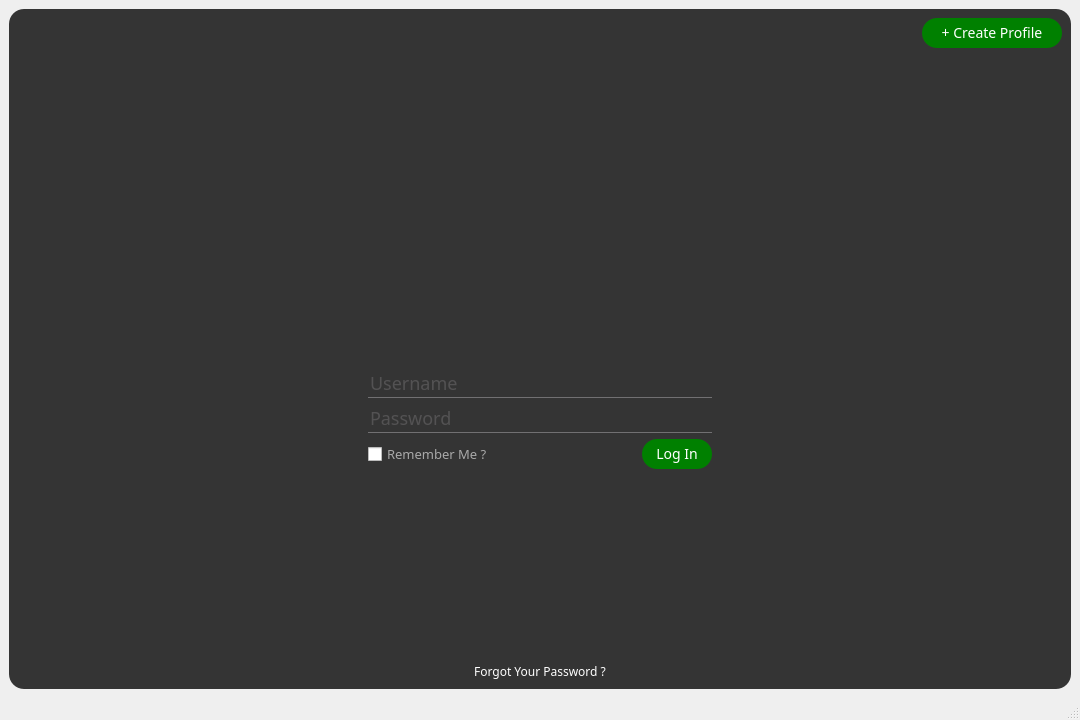
<?xml version="1.0" encoding="UTF-8"?>
<ui version="4.0">
 <class>LogInWindow</class>
 <widget class="QMainWindow" name="LogInWindow">
  <property name="geometry">
   <rect>
    <x>0</x>
    <y>0</y>
    <width>1080</width>
    <height>720</height>
   </rect>
  </property>
  <property name="windowTitle">
   <string>Sarah Your Personal Dietician</string>
  </property>
  <widget class="QWidget" name="centralwidget">
   <property name="styleSheet">
    <string notr="true">*{
	font-family:century gothic;
	font-size: 24px;
}

QFrame{
	background:rgba(0, 0, 0, 200);
	border-radius: 15px;
}

#frame_2{
	background:transparent;
}
QPushButton{
	font-size:14px;
	background:green;
	border-radius: 15px;
}

QToolButton{
	background:transparent;
	color:darkgray;
	font-size:13px;
	border-radius: 60px;
}

QToolButton:hover{
	background:transparent;
	color:white;
	font-size:13px;
	border-radius: 60px;
}

QLabel{
	color: white;
	background:transparent;
}

QPushButton{
	color:white;
	/* border-radius: 15px; */
}

QPushButton:hover{
	/*color:darkgray;*/
	background-color:#16a016;
	border: black;
	/* border-radius: 15px; */
}

QLineEdit{
	background: transparent;
	border: none;
	color: #717072;
	border-bottom: 1px solid #717072;
	font-size: 18px;

}

QCheckBox{
	font-size:13px;
	background: none;
	color:darkgray;
}

#centralwidget{
	background: url(/home/groumeliotis/project/Sarah/images/background.jpg);
}

#pushButton_forgot_pwd{
	background: transparent;
	font-size: 12px;

}
#pushButton_forgot_pwd:hover{
	background: transparent;
	font-size: 13px;
}

#label_usr{
	font-size:15px;
	color:red;
}
#label_pwd{
	font-size:15px;
	color:red;
}
#label_logo_S{
	font-size:80px;
    font-family: 'Times New Roman', Times, serif;
}

#label_logo_arah{
	font-size:16px;
    font-family: 'Times New Roman', Times, serif;
}</string>
   </property>
   <layout class="QGridLayout" name="gridLayout_3">
    <item row="0" column="0">
     <widget class="QFrame" name="frame">
      <property name="frameShape">
       <enum>QFrame::StyledPanel</enum>
      </property>
      <property name="frameShadow">
       <enum>QFrame::Raised</enum>
      </property>
      <layout class="QGridLayout" name="gridLayout">
       <item row="0" column="1">
        <layout class="QGridLayout" name="gridLayout_4">
         <item row="5" column="2">
          <layout class="QHBoxLayout" name="horizontalLayout_3">
           <item>
            <widget class="QCheckBox" name="rememberPassword">
             <property name="maximumSize">
              <size>
               <width>380</width>
               <height>16777215</height>
              </size>
             </property>
             <property name="text">
              <string>Remember Me ?</string>
             </property>
            </widget>
           </item>
           <item>
            <widget class="QPushButton" name="pushButton_singIn">
             <property name="sizePolicy">
              <sizepolicy hsizetype="Fixed" vsizetype="Fixed">
               <horstretch>0</horstretch>
               <verstretch>0</verstretch>
              </sizepolicy>
             </property>
             <property name="minimumSize">
              <size>
               <width>70</width>
               <height>30</height>
              </size>
             </property>
             <property name="text">
              <string>Log In</string>
             </property>
            </widget>
           </item>
          </layout>
         </item>
         <item row="3" column="2">
          <widget class="QLineEdit" name="lineEdit_username">
           <property name="maximumSize">
            <size>
             <width>450</width>
             <height>16777215</height>
            </size>
           </property>
           <property name="placeholderText">
            <string>Username</string>
           </property>
          </widget>
         </item>
         <item row="0" column="1">
          <spacer name="horizontalSpacer">
           <property name="orientation">
            <enum>Qt::Horizontal</enum>
           </property>
           <property name="sizeHint" stdset="0">
            <size>
             <width>40</width>
             <height>20</height>
            </size>
           </property>
          </spacer>
         </item>
         <item row="3" column="1" alignment="Qt::AlignRight">
          <widget class="QLabel" name="label_usr">
           <property name="text">
            <string/>
           </property>
          </widget>
         </item>
         <item row="5" column="1">
          <spacer name="horizontalSpacer_3">
           <property name="orientation">
            <enum>Qt::Horizontal</enum>
           </property>
           <property name="sizeHint" stdset="0">
            <size>
             <width>40</width>
             <height>20</height>
            </size>
           </property>
          </spacer>
         </item>
         <item row="4" column="1" alignment="Qt::AlignRight">
          <widget class="QLabel" name="label_pwd">
           <property name="text">
            <string/>
           </property>
          </widget>
         </item>
         <item row="1" column="2" alignment="Qt::AlignHCenter">
          <widget class="QFrame" name="frame_2">
           <property name="sizePolicy">
            <sizepolicy hsizetype="Fixed" vsizetype="Fixed">
             <horstretch>0</horstretch>
             <verstretch>0</verstretch>
            </sizepolicy>
           </property>
           <property name="minimumSize">
            <size>
             <width>200</width>
             <height>70</height>
            </size>
           </property>
           <property name="frameShape">
            <enum>QFrame::StyledPanel</enum>
           </property>
           <property name="frameShadow">
            <enum>QFrame::Raised</enum>
           </property>
           <layout class="QGridLayout" name="gridLayout_2">
            <item row="0" column="0">
             <widget class="QLabel" name="label_logo_arah">
              <property name="text">
               <string/>
              </property>
             </widget>
            </item>
           </layout>
          </widget>
         </item>
         <item row="0" column="2">
          <spacer name="verticalSpacer_3">
           <property name="orientation">
            <enum>Qt::Vertical</enum>
           </property>
           <property name="sizeHint" stdset="0">
            <size>
             <width>20</width>
             <height>40</height>
            </size>
           </property>
          </spacer>
         </item>
         <item row="2" column="2">
          <spacer name="verticalSpacer">
           <property name="orientation">
            <enum>Qt::Vertical</enum>
           </property>
           <property name="sizeType">
            <enum>QSizePolicy::Fixed</enum>
           </property>
           <property name="sizeHint" stdset="0">
            <size>
             <width>20</width>
             <height>80</height>
            </size>
           </property>
          </spacer>
         </item>
         <item row="0" column="4" alignment="Qt::AlignRight|Qt::AlignTop">
          <widget class="QPushButton" name="pushButton_singUp">
           <property name="sizePolicy">
            <sizepolicy hsizetype="Fixed" vsizetype="Fixed">
             <horstretch>0</horstretch>
             <verstretch>0</verstretch>
            </sizepolicy>
           </property>
           <property name="minimumSize">
            <size>
             <width>140</width>
             <height>30</height>
            </size>
           </property>
           <property name="text">
            <string>+ Create Profile</string>
           </property>
          </widget>
         </item>
         <item row="8" column="2" alignment="Qt::AlignHCenter">
          <widget class="QPushButton" name="pushButton_forgot_pwd">
           <property name="sizePolicy">
            <sizepolicy hsizetype="Fixed" vsizetype="Fixed">
             <horstretch>0</horstretch>
             <verstretch>0</verstretch>
            </sizepolicy>
           </property>
           <property name="minimumSize">
            <size>
             <width>170</width>
             <height>0</height>
            </size>
           </property>
           <property name="text">
            <string>Forgot Your Password ?</string>
           </property>
          </widget>
         </item>
         <item row="5" column="4">
          <spacer name="horizontalSpacer_2">
           <property name="orientation">
            <enum>Qt::Horizontal</enum>
           </property>
           <property name="sizeHint" stdset="0">
            <size>
             <width>40</width>
             <height>20</height>
            </size>
           </property>
          </spacer>
         </item>
         <item row="4" column="2">
          <widget class="QLineEdit" name="lineEdit_password">
           <property name="maximumSize">
            <size>
             <width>450</width>
             <height>16777215</height>
            </size>
           </property>
           <property name="echoMode">
            <enum>QLineEdit::Password</enum>
           </property>
           <property name="placeholderText">
            <string>Password</string>
           </property>
          </widget>
         </item>
         <item row="7" column="2">
          <spacer name="verticalSpacer_2">
           <property name="orientation">
            <enum>Qt::Vertical</enum>
           </property>
           <property name="sizeHint" stdset="0">
            <size>
             <width>20</width>
             <height>40</height>
            </size>
           </property>
          </spacer>
         </item>
        </layout>
       </item>
      </layout>
     </widget>
    </item>
   </layout>
  </widget>
  <widget class="QMenuBar" name="menubar">
   <property name="geometry">
    <rect>
     <x>0</x>
     <y>0</y>
     <width>1080</width>
     <height>22</height>
    </rect>
   </property>
  </widget>
  <widget class="QStatusBar" name="statusbar"/>
 </widget>
 <tabstops>
  <tabstop>lineEdit_username</tabstop>
  <tabstop>lineEdit_password</tabstop>
  <tabstop>rememberPassword</tabstop>
  <tabstop>pushButton_singIn</tabstop>
  <tabstop>pushButton_forgot_pwd</tabstop>
  <tabstop>pushButton_singUp</tabstop>
 </tabstops>
 <resources/>
 <connections/>
</ui>
